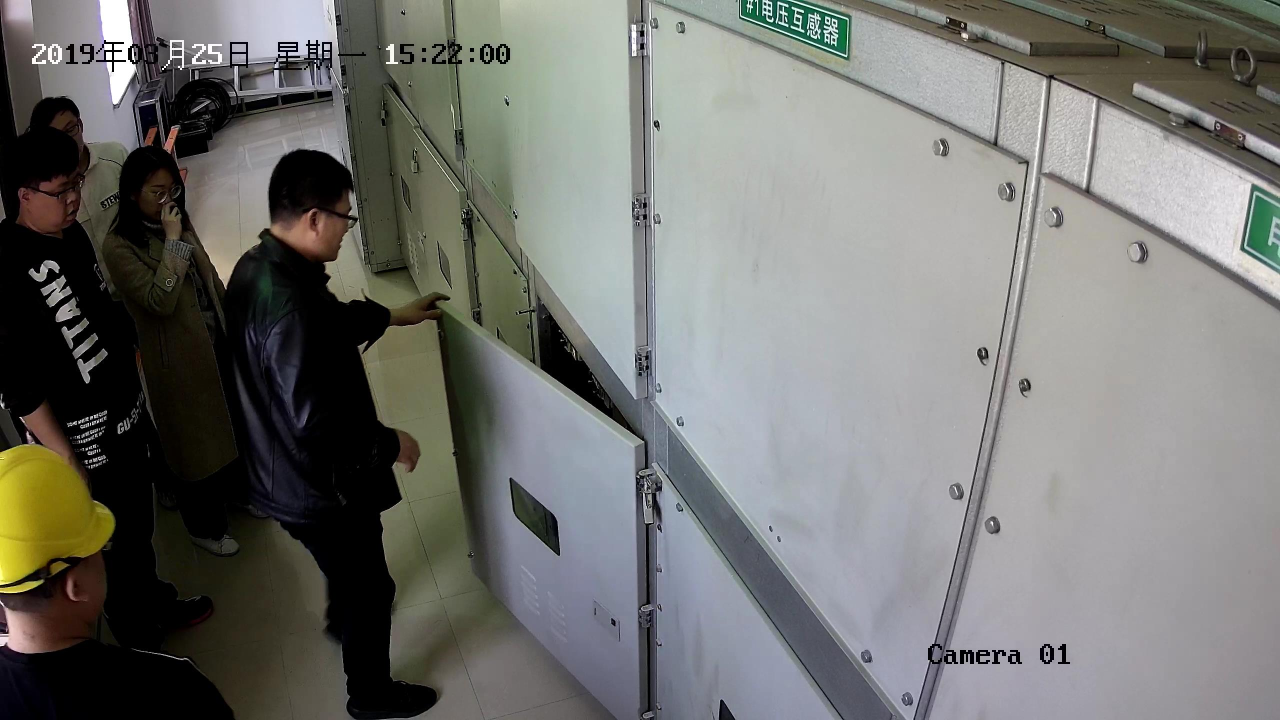
#> input picture image_raw.jpg, 2560 x 1440 px (shown at 1/2 size)
$ python HoughLines.py
#> lines starting #> are read from the running program, lines starting #| are printed output that depends on the picture; after the words box and inside, x2 and y2 are one past the last pixel; in counts of white or black regions, pixels touching at a corner belong together
import cv2
import numpy as np

BW = cv2.imread('image_raw.jpg')
#> BW is the input picture: shape (1440, 2560, 3); mean B, G, R 113.3, 116.6, 116
# staticBW = cv2.imread('staticGrayBW.png', 0)  # 读取单通道灰度图
gray = cv2.cvtColor(BW, cv2.COLOR_BGR2GRAY)
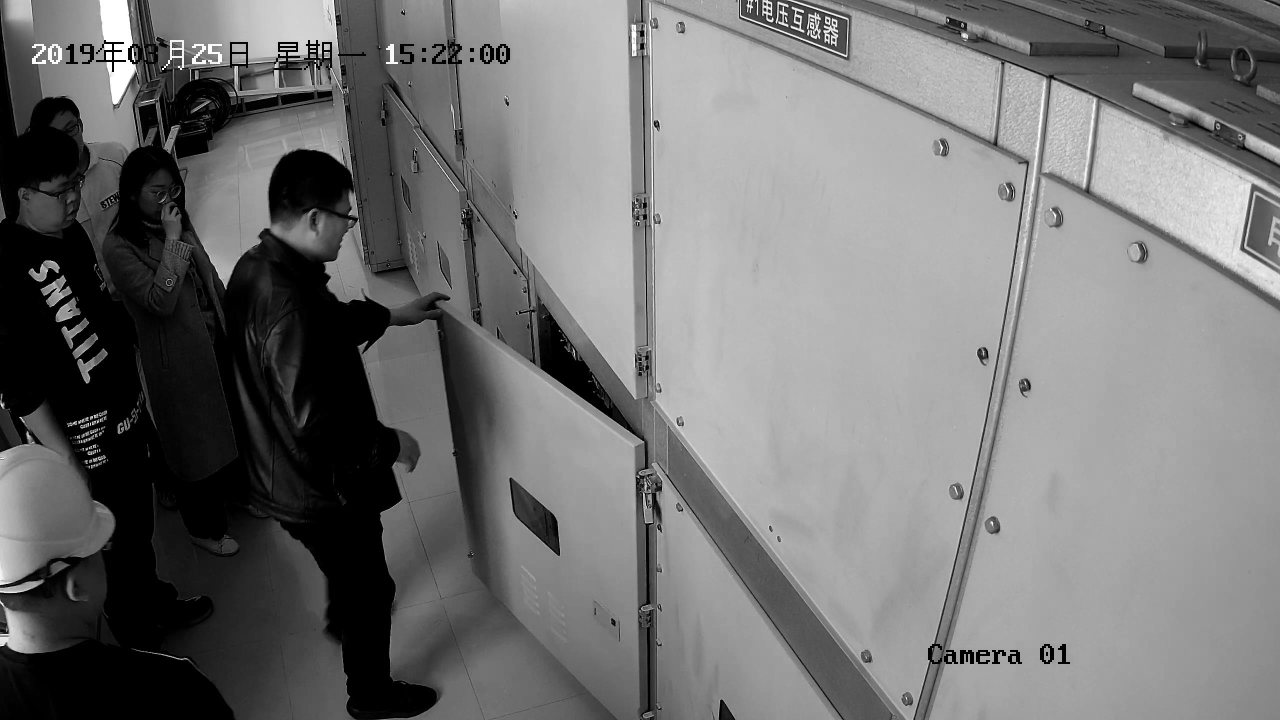
#> gray: shape (1440, 2560) (shown at 1/2 size); min 0, max 255, mean 116.1
gray = cv2.GaussianBlur(gray, (3, 3), 0)
edges = cv2.Canny(gray, 50, 150, apertureSize=3)
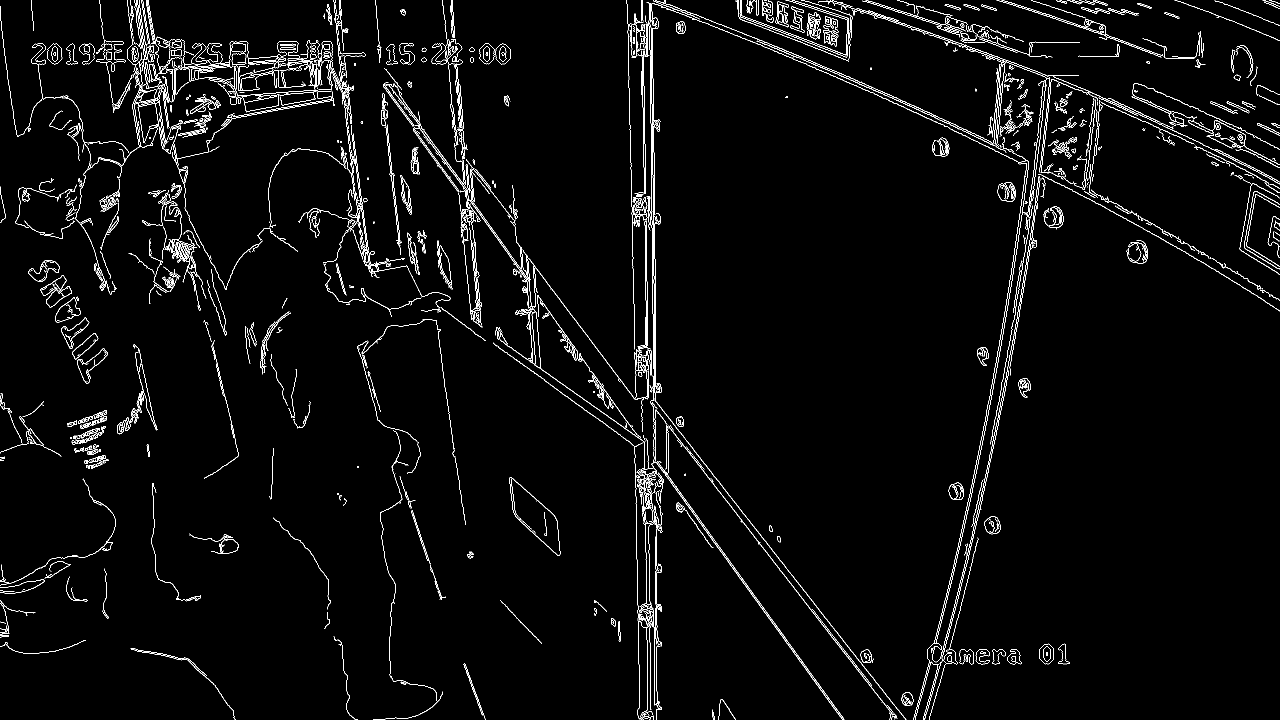
#> edges: shape (1440, 2560) (shown at 1/2 size); 2.8% white in thin lines or dots
lines = cv2.HoughLines(edges, 1, np.pi / 180, 400)
#> lines = [[-518, 2.51], [-540, 2.48], [-520, 2.51], [-1254, 3.12], [-1284, 3.12], [-1281, 3.12], [1311, 0], [-528, 2.48], [-1300, 3.12], [-1297, 3.12], [-16, 2.18], [1306, 0]]

for rho, theta in lines[0]:
    a = np.cos(theta)
    b = np.sin(theta)
    x0 = a * rho
    y0 = b * rho
    x1 = int(x0 + 1000 * (-b))
    y1 = int(y0 + 1000 * a)
    x2 = int(x0 - 1000 * (-b))
    y2 = int(y0 - 1000 * a)
    cv2.line(BW, (x1, y1), (x2, y2), (0, 0, 255), 2)
#> this loop made 1 pass
#> (rho, theta, a, b, x0, y0, x1, y1) on pass 1: (-518, 2.51, -0.809, 0.588, 419.1, -304.5, -168, -1113)
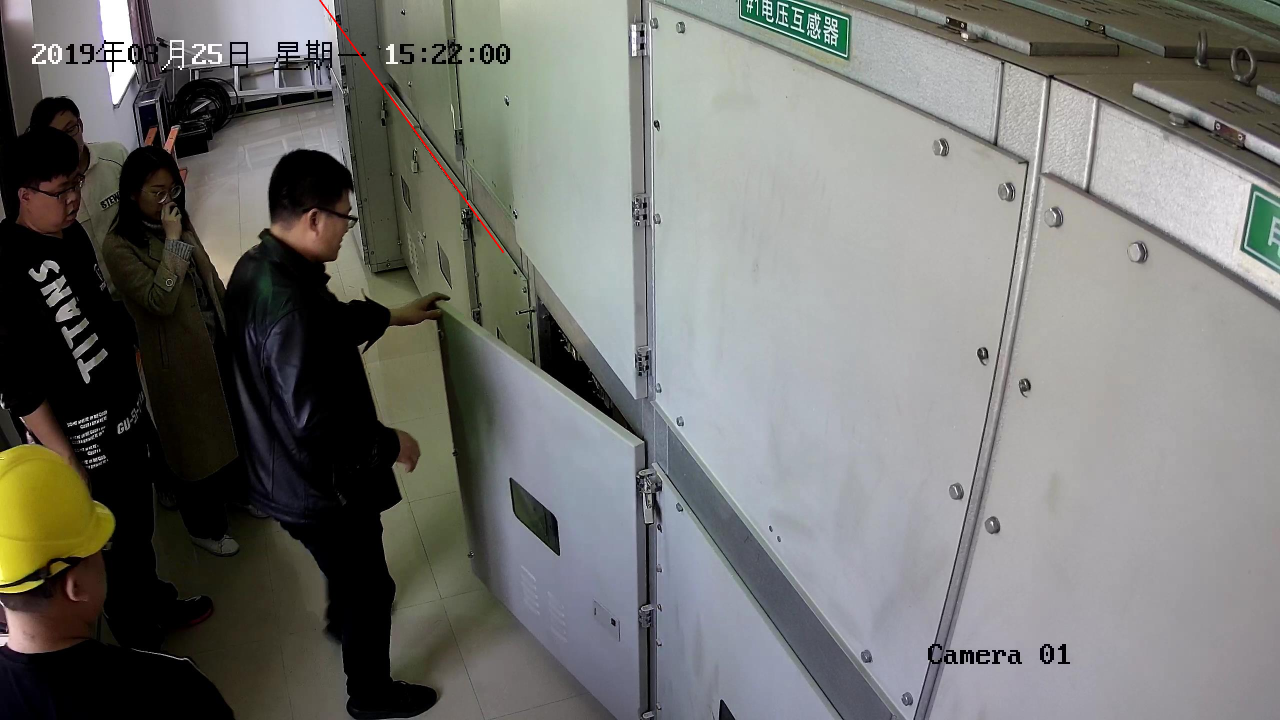
#> BW: shape (1440, 2560, 3) (shown at 1/2 size); 0.06% of pixels changed, all inside (x1, y1, x2, y2) = (638, 0, 1008, 506)

cv2.imshow('houghline.jpg', BW)
cv2.waitKey(0)
cv2.destroyAllWindows()

'''
@Deprecated Code
minLineLength = 1000
maxLineGap = 10
lines = cv2.HoughLinesP(edges,1,np.pi/180,100,minLineLength,maxLineGap)
for i in range(100):
    for x1,y1,x2,y2 in lines[i]:
        cv2.line(BWP,(x1,y1),(x2,y2),(0,255,0),2)

cv2.imwrite('houghlinessP.jpg',BWP)
cv2.destroyAllWindows()
'''
